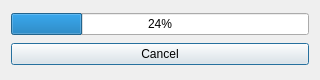
<?xml version="1.0" encoding="UTF-8"?>
<ui version="4.0">
 <class>Dialog_Import_Progress</class>
 <widget class="QDialog" name="Dialog_Import_Progress">
  <property name="geometry">
   <rect>
    <x>0</x>
    <y>0</y>
    <width>320</width>
    <height>80</height>
   </rect>
  </property>
  <property name="windowTitle">
   <string>Dialog</string>
  </property>
  <layout class="QVBoxLayout" name="verticalLayout">
   <item>
    <widget class="QProgressBar" name="progressBar">
     <property name="value">
      <number>24</number>
     </property>
    </widget>
   </item>
   <item>
    <widget class="QPushButton" name="button_cancel">
     <property name="text">
      <string>Cancel</string>
     </property>
    </widget>
   </item>
  </layout>
 </widget>
 <resources/>
 <connections>
  <connection>
   <sender>button_cancel</sender>
   <signal>clicked()</signal>
   <receiver>Dialog_Import_Progress</receiver>
   <slot>reject()</slot>
   <hints>
    <hint type="sourcelabel">
     <x>159</x>
     <y>49</y>
    </hint>
    <hint type="destinationlabel">
     <x>159</x>
     <y>49</y>
    </hint>
   </hints>
  </connection>
 </connections>
</ui>
